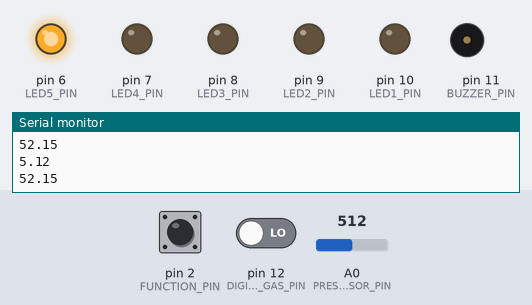
The sketch below on a simulated Arduino Uno, built with avr-gcc and run on an emulated ATmega328P. Parts: output pins drawn as LEDs (lit = HIGH), buzzer (waves = sounding), the last lines printed to the serial monitor. Inputs (shaded band) come from the test bench; at power-on: A0 (PRESSURE_SENSOR_PIN) = 512, pin 2 (FUNCTION_PIN) HIGH, pin 12 (DIGITAL_GAS_PIN) LOW.

Above: at 2.8 s.
2.9 s: A0 (PRESSURE_SENSOR_PIN) set to 199
4.4 s: A0 (PRESSURE_SENSOR_PIN) set to 189
At 6.2 s:
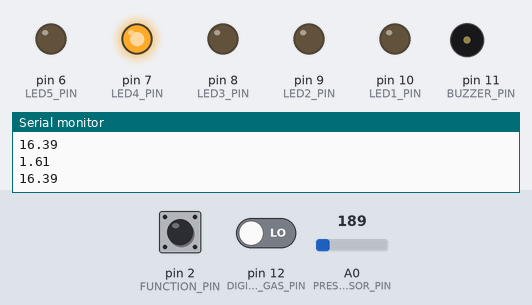
6.5 s: pin 2 (FUNCTION_PIN) pulled LOW for 1.3 s
At 7.1 s:
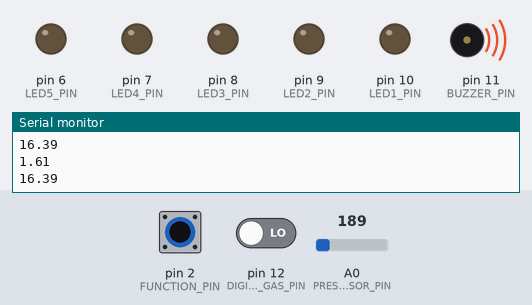
9.3 s: pin 12 (DIGITAL_GAS_PIN) driven HIGH
At 10.4 s:
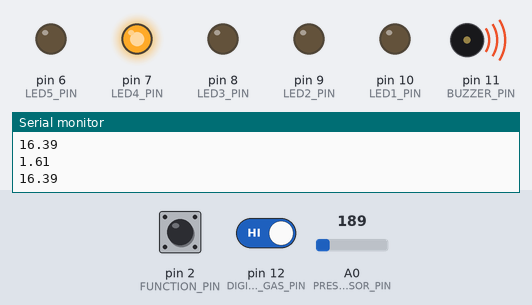
10.8 s: A0 (PRESSURE_SENSOR_PIN) set to 122
At 12.0 s:
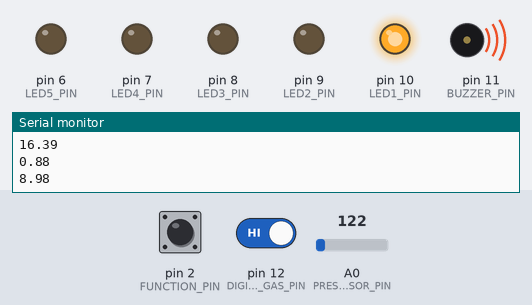
12.8 s: A0 (PRESSURE_SENSOR_PIN) set to 136
14.5 s: A0 (PRESSURE_SENSOR_PIN) set to 157
At 16.4 s:
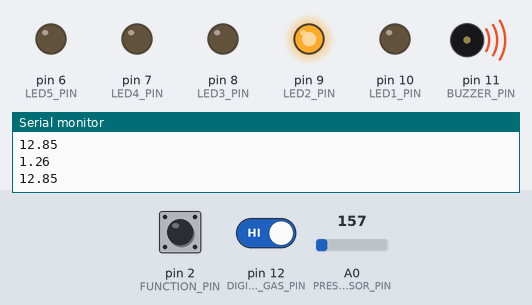
Timing chart, 0 to 17.8 s (numbered marks = the images above; inputs shaded):
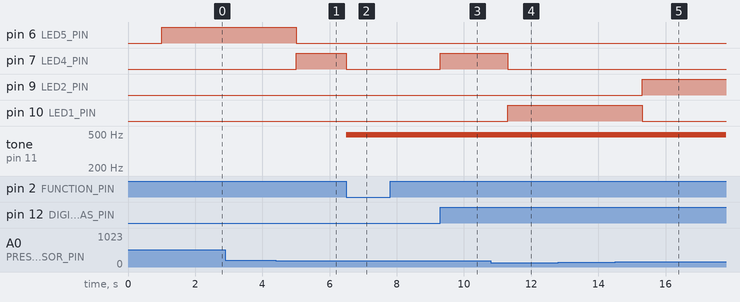

Measured:
- the behaviour switches between 190 and 189 on A0 (PRESSURE_SENSOR_PIN) (found by bisection; images 0 and 1)
- the behaviour switches between 149 and 150 on A0 (PRESSURE_SENSOR_PIN) (found by bisection; images 4 and 5)
- after the input at 4.4 s, pin 6 (LED5_PIN): HIGH → LOW after 0.61 s; pin 7 (LED4_PIN): LOW → HIGH after 0.61 s
- after the input at 6.5 s, pin 7 (LED4_PIN): HIGH → LOW at once; tone on pin 11 (BUZZER_PIN): silent → 490 Hz at once
- after the input at 9.3 s, pin 7 (LED4_PIN): LOW → HIGH at once
- after the input at 10.8 s, pin 7 (LED4_PIN): HIGH → LOW after 0.50 s; pin 10 (LED1_PIN): LOW → HIGH after 0.50 s
- after the input at 14.5 s, pin 9 (LED2_PIN): LOW → HIGH after 0.81 s; pin 10 (LED1_PIN): HIGH → LOW after 0.81 s

The sketch:

03.1.WaterLevelMH.ino
```cpp
#define WATERTANK_WIDTH  67.0
#define WATERTANK_DEPTH  70.0
#define WATERTANK_HEIGHT 28.0
#define KPA_TO_CM        10.193
#define Z0               0    //height offset
#define NUMBER_OF_LEDS   5

#define PRESSURE_SENSOR_PIN A0
#define DIGITAL_GAS_PIN     12
#define BUZZER_PIN          11
#define FUNCTION_PIN        2
#define LED1_PIN            10
#define LED2_PIN            9
#define LED3_PIN            8
#define LED4_PIN            7
#define LED5_PIN            6

#define LEVEL_5  16.5
#define LEVEL_4  16
#define LEVEL_3  14
#define LEVEL_2  12
#define LEVEL_1  10

//Gas sensor
unsigned long lastIRStime = 0;
int IRSdelay = 200;
volatile bool isGasactivated = false;
bool lastGasState = false;

//Nivel de agua
int ledArray [NUMBER_OF_LEDS] = {LED1_PIN,LED2_PIN,LED3_PIN,LED4_PIN,LED5_PIN};
double levels [NUMBER_OF_LEDS] = {LEVEL_1,LEVEL_2,LEVEL_3,LEVEL_4,LEVEL_5};
int ledsOn [NUMBER_OF_LEDS][NUMBER_OF_LEDS] = {{1,0,0,0,0},{0,1,0,0,0},{0,0,1,0,0},{0,0,0,1,0},{0,0,0,0,1}};
double kPa = 0;
double waterHeight = 0;

//Timers
unsigned long gasTimer = 0;
int gasDelay = 1000;
unsigned long waterTimer = 0;
int waterDelay = 1000;


void gasInterrupt(){
  unsigned long currentIRStime = millis ();
  if (currentIRStime - lastIRStime > IRSdelay){
    lastIRStime = currentIRStime;
    if(isGasactivated)
      isGasactivated = false;
    else
      isGasactivated = true;
  }
}

void getPressure(){
  int adc = analogRead(PRESSURE_SENSOR_PIN);
  kPa = (adc/1023.0 - 0.04) / 0.09;
  Serial.println(kPa);

}

void calculateWaterLevel(){
  waterHeight = kPa * KPA_TO_CM;
  waterHeight += Z0;
  Serial.println(waterHeight);
}

void showLedsLevel(){
  int fila = 0;
  for(int i= 1; i<NUMBER_OF_LEDS; i++)
    if(waterHeight >= levels[i])
      fila++;

  for(int j=0; j< NUMBER_OF_LEDS; j++)
    digitalWrite(ledArray[j],ledsOn[fila][j]);
}

void gasModeOn(){
  for (int i=0; i<5; i++)
    digitalWrite(ledArray[i],LOW);
  analogWrite(BUZZER_PIN,250);
  delay(1000);
  analogWrite(BUZZER_PIN,0);
}

void setup() {
  Serial.begin(115200);
  pinMode(DIGITAL_GAS_PIN,INPUT);
  pinMode(BUZZER_PIN,OUTPUT);
  analogReference(EXTERNAL);
  for (int i=0;i<NUMBER_OF_LEDS;i++)
    pinMode(ledArray[i],OUTPUT);
  pinMode(FUNCTION_PIN,INPUT_PULLUP);
  digitalWrite(BUZZER_PIN,LOW);
  attachInterrupt(digitalPinToInterrupt(FUNCTION_PIN),
                                        gasInterrupt,CHANGE);
}

void loop() {
  unsigned long timeNow = millis();

  if(isGasactivated){
    //Función detector de gas
    if(lastGasState != isGasactivated){
      lastGasState = isGasactivated;
      gasModeOn();
    }

    if(timeNow - gasTimer > gasDelay){
      gasTimer = timeNow;
      while(digitalRead(DIGITAL_GAS_PIN) == LOW)
       analogWrite(BUZZER_PIN,250);
    }
  }
  else {
    lastGasState = false;
    //Función medidor de tanque de agua
    if(timeNow - waterTimer > waterDelay){
      waterTimer = timeNow;
      getPressure();
      calculateWaterLevel();
      showLedsLevel();
    }
  }
}
```
